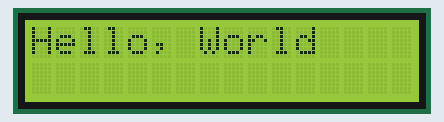
The sketch below on a simulated Arduino Uno, built with avr-gcc and run on an emulated ATmega328P. Shown: 16×2 character LCD.

Above: at 0.1 s.
At 1.1 s:
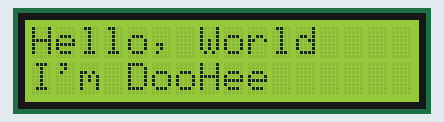
At 2.1 s:
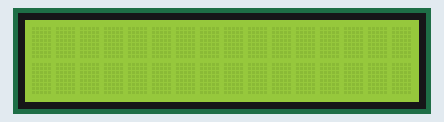

Measured:
- by itself, everything shown: repeats every 3.0 s, in 3 steps
- what the display in image 1 shows lasts 1.0 s, from 1.1 s to 2.1 s

The sketch:

13_LCD_01.ino
```cpp
#include <LiquidCrystal_I2C.h> // 외부 라이브러리 불러오기

LiquidCrystal_I2C myLCD(0x27, 16, 2);
// 첫 번째 매개변수: 0x27 -> I2C 통신 주소
// 두 번째 매개변수: 열(가로)
  // 실습에서 사용하는 LCD는 16개 열로 구성 (0 ~ 15)
// 세 번째 매개변수: 행(세로)
  // 실습에서 사용하는 LCD는 2개 행으로 구성 (0 ~ 1)

void setup() {
  myLCD.init();
  myLCD.backlight();
}

void loop() {
  myLCD.setCursor(0, 0);
  myLCD.print("Hello, World");
  delay(1000);

  myLCD.setCursor(0, 1);
  myLCD.print("I'm DooHee");
  delay(1000);

  myLCD.clear();
  delay(1000);
}
```
